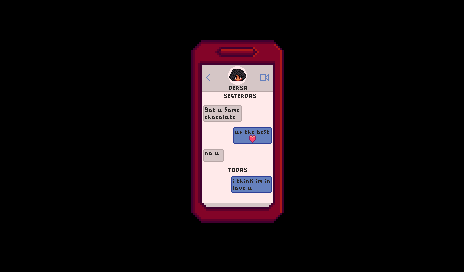

This game map was drawn from its Tiled (.tmx) file and the tilesets committed beside it. A one-line description and the full map source follow:
An orthogonal 29x17 tile map with 16x16 px tiles, 4 tile layers (Back, Buildings, Paths, Front).

<map version="1.4" tiledversion="1.4.3" orientation="orthogonal" renderorder="right-down" width="29" height="17" tilewidth="16" tileheight="16" infinite="0" nextlayerid="9" nextobjectid="1">
 <tileset firstgid="1" name="zPhone_CG2" tilewidth="16" tileheight="16" tilecount="420" columns="28">
  <image source="zPhone_CG2.png" width="448" height="240" />
 </tileset>
 <layer id="1" name="Back" width="29" height="17">
  <data encoding="csv">
255,255,255,255,255,255,255,255,255,255,255,255,255,255,255,255,255,255,255,255,255,255,255,255,255,255,255,255,255,
255,1,2,3,4,5,6,7,8,9,10,11,12,13,14,15,16,17,18,19,20,21,22,23,24,25,26,27,28,
255,29,30,31,32,33,34,35,36,37,38,39,40,41,42,43,44,45,46,47,48,49,50,51,52,53,54,55,56,
255,57,58,59,60,61,62,63,64,65,66,67,68,69,70,71,72,73,74,75,76,77,78,79,80,81,82,83,84,
255,85,86,87,88,89,90,91,92,93,94,95,96,97,98,99,100,101,102,103,104,105,106,107,108,109,110,111,112,
255,113,114,115,116,117,118,119,120,121,122,123,124,125,126,127,128,129,130,131,132,133,134,135,136,137,138,139,140,
255,141,142,143,144,145,146,147,148,149,150,151,152,153,154,155,156,157,158,159,160,161,162,163,164,165,166,167,168,
255,169,170,171,172,173,174,175,176,177,178,179,180,181,182,183,184,185,186,187,188,189,190,191,192,193,194,195,196,
255,197,198,199,200,201,202,203,204,205,206,207,208,209,210,211,212,213,214,215,216,217,218,219,220,221,222,223,224,
255,225,226,227,228,229,230,231,232,233,234,235,236,237,238,239,240,241,242,243,244,245,246,247,248,249,250,251,252,
255,253,254,255,256,257,258,259,260,261,262,263,264,265,266,267,268,269,270,271,272,273,274,275,276,277,278,279,280,
255,281,282,283,284,285,286,287,288,289,290,291,292,293,294,295,296,297,298,299,300,301,302,303,304,305,306,307,308,
255,309,310,311,312,313,314,315,316,317,318,319,320,321,322,323,324,325,326,327,328,329,330,331,332,333,334,335,336,
255,337,338,339,340,341,342,343,344,345,346,347,348,349,350,351,352,353,354,355,356,357,358,359,360,361,362,363,364,
255,365,366,367,368,369,370,371,372,373,374,375,376,377,378,379,380,381,382,383,384,385,386,387,388,389,390,391,392,
255,393,394,395,396,397,398,399,400,401,402,403,404,405,406,407,408,409,410,411,412,413,414,415,416,417,255,255,255,
255,255,255,255,255,255,255,255,255,255,255,255,255,255,255,255,255,255,255,255,255,255,255,255,255,255,255,255,255
</data>
 </layer>
 <objectgroup id="2" name="Back" />
 <layer id="3" name="Buildings" width="29" height="17">
  <data encoding="csv">
0,0,0,0,0,0,0,0,0,0,0,0,0,0,0,0,0,0,0,0,0,0,0,0,0,0,0,0,0,
0,0,0,0,0,0,0,0,0,0,0,0,0,0,0,0,0,0,0,0,0,0,0,0,0,0,0,0,0,
0,0,0,0,0,0,0,0,0,0,0,0,0,0,0,0,0,0,0,0,0,0,0,0,0,0,0,0,0,
0,0,0,0,0,0,0,0,0,0,0,0,0,0,0,0,0,0,0,0,0,0,0,0,0,0,0,0,0,
0,0,0,0,0,0,0,0,0,0,0,0,0,0,0,0,0,0,0,0,0,0,0,0,0,0,0,0,0,
0,0,0,0,0,0,0,0,0,0,0,0,0,0,0,0,0,0,0,0,0,0,0,0,0,0,0,0,0,
0,0,0,0,0,0,0,0,0,0,0,0,0,0,0,0,0,0,0,0,0,0,0,0,0,0,0,0,0,
0,0,0,0,0,0,0,0,0,0,0,0,0,0,0,0,0,0,0,0,0,0,0,0,0,0,0,0,0,
0,0,0,0,0,0,0,0,0,0,0,0,0,0,0,0,0,0,0,0,0,0,0,0,0,0,0,0,0,
0,0,0,0,0,0,0,0,0,0,0,0,0,0,0,0,0,0,0,0,0,0,0,0,0,0,0,0,0,
0,0,0,0,0,0,0,0,0,0,0,0,0,0,0,0,0,0,0,0,0,0,0,0,0,0,0,0,0,
0,0,0,0,0,0,0,0,0,0,0,0,0,0,0,0,0,0,0,0,0,0,0,0,0,0,0,0,0,
0,0,0,0,0,0,0,0,0,0,0,0,0,0,0,0,0,0,0,0,0,0,0,0,0,0,0,0,0,
0,0,0,0,0,0,0,0,0,0,0,0,0,0,0,0,0,0,0,0,0,0,0,0,0,0,0,0,0,
0,0,0,0,0,0,0,0,0,0,0,0,0,0,0,0,0,0,0,0,0,0,0,0,0,0,0,0,0,
0,0,0,0,0,0,0,0,0,0,0,0,0,0,0,0,0,0,0,0,0,0,0,0,0,0,0,0,0,
0,0,0,0,0,0,0,0,0,0,0,0,0,0,0,0,0,0,0,0,0,0,0,0,0,0,0,0,0
</data>
 </layer>
 <objectgroup id="4" name="Buildings" />
 <layer id="5" name="Paths" width="29" height="17">
  <data encoding="csv">
0,0,0,0,0,0,0,0,0,0,0,0,0,0,0,0,0,0,0,0,0,0,0,0,0,0,0,0,0,
0,0,0,0,0,0,0,0,0,0,0,0,0,0,0,0,0,0,0,0,0,0,0,0,0,0,0,0,0,
0,0,0,0,0,0,0,0,0,0,0,0,0,0,0,0,0,0,0,0,0,0,0,0,0,0,0,0,0,
0,0,0,0,0,0,0,0,0,0,0,0,0,0,0,0,0,0,0,0,0,0,0,0,0,0,0,0,0,
0,0,0,0,0,0,0,0,0,0,0,0,0,0,0,0,0,0,0,0,0,0,0,0,0,0,0,0,0,
0,0,0,0,0,0,0,0,0,0,0,0,0,0,0,0,0,0,0,0,0,0,0,0,0,0,0,0,0,
0,0,0,0,0,0,0,0,0,0,0,0,0,0,0,0,0,0,0,0,0,0,0,0,0,0,0,0,0,
0,0,0,0,0,0,0,0,0,0,0,0,0,0,0,0,0,0,0,0,0,0,0,0,0,0,0,0,0,
0,0,0,0,0,0,0,0,0,0,0,0,0,0,0,0,0,0,0,0,0,0,0,0,0,0,0,0,0,
0,0,0,0,0,0,0,0,0,0,0,0,0,0,0,0,0,0,0,0,0,0,0,0,0,0,0,0,0,
0,0,0,0,0,0,0,0,0,0,0,0,0,0,0,0,0,0,0,0,0,0,0,0,0,0,0,0,0,
0,0,0,0,0,0,0,0,0,0,0,0,0,0,0,0,0,0,0,0,0,0,0,0,0,0,0,0,0,
0,0,0,0,0,0,0,0,0,0,0,0,0,0,0,0,0,0,0,0,0,0,0,0,0,0,0,0,0,
0,0,0,0,0,0,0,0,0,0,0,0,0,0,0,0,0,0,0,0,0,0,0,0,0,0,0,0,0,
0,0,0,0,0,0,0,0,0,0,0,0,0,0,0,0,0,0,0,0,0,0,0,0,0,0,0,0,0,
0,0,0,0,0,0,0,0,0,0,0,0,0,0,0,0,0,0,0,0,0,0,0,0,0,0,0,0,0,
0,0,0,0,0,0,0,0,0,0,0,0,0,0,0,0,0,0,0,0,0,0,0,0,0,0,0,0,0
</data>
 </layer>
 <objectgroup id="6" name="Paths" />
 <layer id="7" name="Front" width="29" height="17">
  <data encoding="csv">
0,0,0,0,0,0,0,0,0,0,0,0,0,0,0,0,0,0,0,0,0,0,0,0,0,0,0,0,0,
0,0,0,0,0,0,0,0,0,0,0,0,0,0,0,0,0,0,0,0,0,0,0,0,0,0,0,0,0,
0,0,0,0,0,0,0,0,0,0,0,0,0,0,0,0,0,0,0,0,0,0,0,0,0,0,0,0,0,
0,0,0,0,0,0,0,0,0,0,0,0,0,0,0,0,0,0,0,0,0,0,0,0,0,0,0,0,0,
0,0,0,0,0,0,0,0,0,0,0,0,0,0,0,0,0,0,0,0,0,0,0,0,0,0,0,0,0,
0,0,0,0,0,0,0,0,0,0,0,0,0,0,0,0,0,0,0,0,0,0,0,0,0,0,0,0,0,
0,0,0,0,0,0,0,0,0,0,0,0,0,0,0,0,0,0,0,0,0,0,0,0,0,0,0,0,0,
0,0,0,0,0,0,0,0,0,0,0,0,0,0,0,0,0,0,0,0,0,0,0,0,0,0,0,0,0,
0,0,0,0,0,0,0,0,0,0,0,0,0,0,0,0,0,0,0,0,0,0,0,0,0,0,0,0,0,
0,0,0,0,0,0,0,0,0,0,0,0,0,0,0,0,0,0,0,0,0,0,0,0,0,0,0,0,0,
0,0,0,0,0,0,0,0,0,0,0,0,0,0,0,0,0,0,0,0,0,0,0,0,0,0,0,0,0,
0,0,0,0,0,0,0,0,0,0,0,0,0,0,0,0,0,0,0,0,0,0,0,0,0,0,0,0,0,
0,0,0,0,0,0,0,0,0,0,0,0,0,0,0,0,0,0,0,0,0,0,0,0,0,0,0,0,0,
0,0,0,0,0,0,0,0,0,0,0,0,0,0,0,0,0,0,0,0,0,0,0,0,0,0,0,0,0,
0,0,0,0,0,0,0,0,0,0,0,0,0,0,0,0,0,0,0,0,0,0,0,0,0,0,0,0,0,
0,0,0,0,0,0,0,0,0,0,0,0,0,0,0,0,0,0,0,0,0,0,0,0,0,0,0,0,0,
0,0,0,0,0,0,0,0,0,0,0,0,0,0,0,0,0,0,0,0,0,0,0,0,0,0,0,0,0
</data>
 </layer>
 <objectgroup id="8" name="Front" />
</map>
